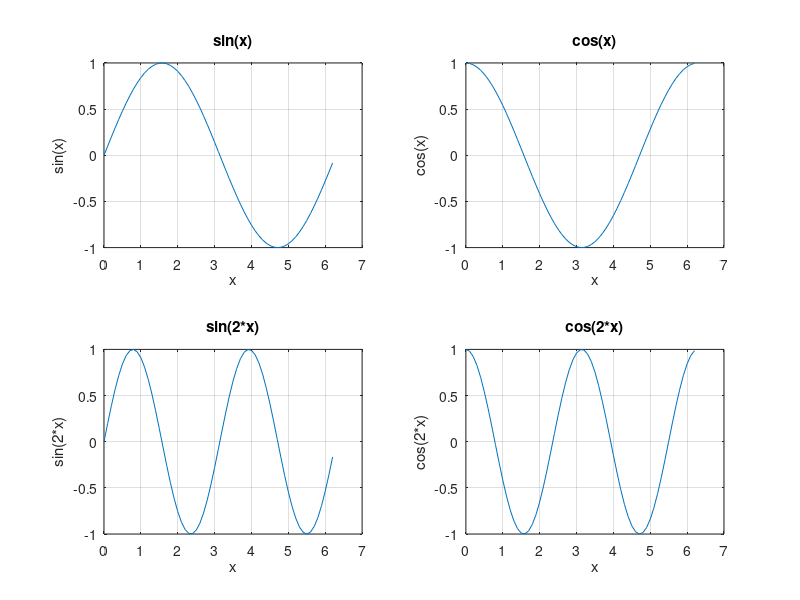

Recreate this plot in MATLAB.
clc; clear; close all;

x = 0:0.1:2*pi;
y1 = sin(x);
y2 = cos(x);
y3 = sin(2*x);
y4 = cos(2*x);

figure;
subplot(2, 2, 1);
plot(x, y1);
title('sin(x)');
xlabel('x');
ylabel('sin(x)');
grid on;

subplot(2, 2, 2);
plot(x, y2);
title('cos(x)');
xlabel('x');
ylabel('cos(x)');
grid on;

subplot(2, 2, 3);
plot(x, y3);
title('sin(2*x)');
xlabel('x');
ylabel('sin(2*x)');
grid on;

subplot(2, 2, 4);
plot(x, y4);
title('cos(2*x)');
xlabel('x');
ylabel('cos(2*x)');
grid on;
